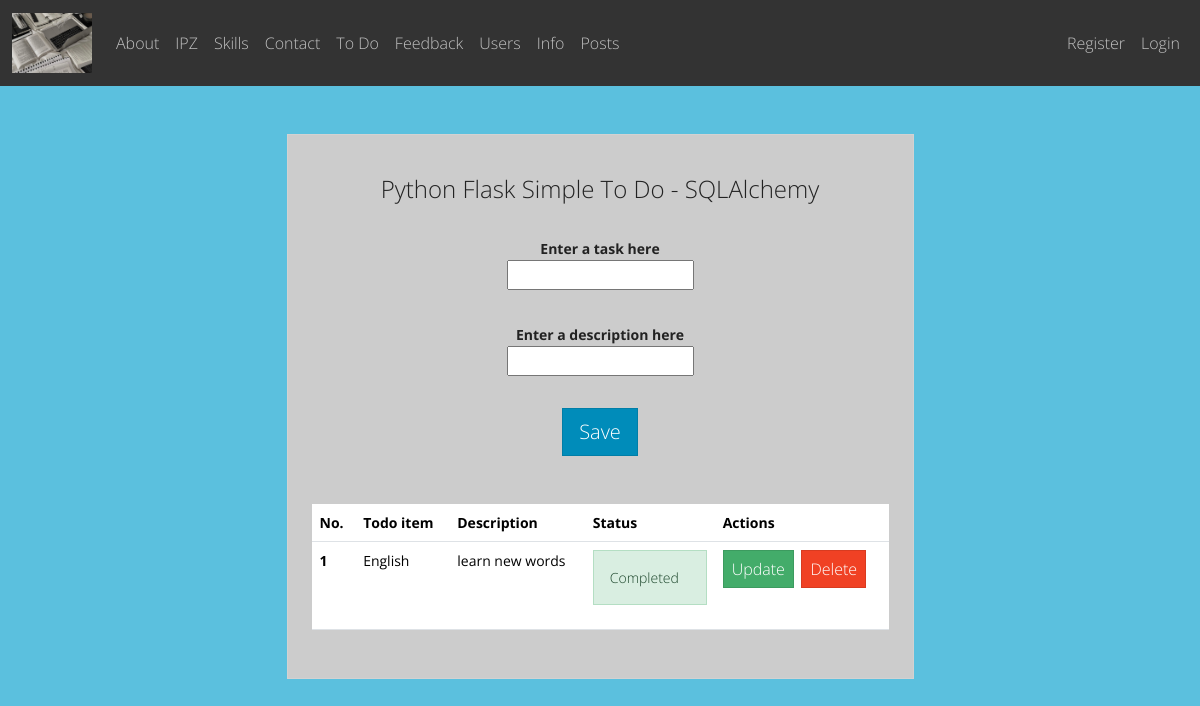
The app's page /todo/todo with its own data.
### app/todo/models.py (models this page shows)
class Todo(db.Model):
    id = db.Column(db.Integer, primary_key=True)
    title = db.Column(db.String(100))
    description = db.Column(db.String(255))
    complete = db.Column(db.Boolean)

### app/todo/views.py (the view)
@todo_bp.route('/todo', methods=['GET', 'POST'])
def todo():
    form = ToDoForm()
    todo_list = db.session.query(Todo).all()
    if form.validate_on_submit():
        return redirect(url_for("todo_bp.todo"))
    return render_template("todo.html", form=form, todo_list=todo_list)

### app/todo/forms.py
class ToDoForm(FlaskForm):
    todo = StringField("Enter a task here", validators=[DataRequired(), Length(min=1, max=50)])
    description = StringField("Enter a description here", validators=[DataRequired(), Length(min=1, max=255)])
    submit = SubmitField("Save")

### app/todo/templates/todo/todo.html (shortened to what this page needs)
{% extends "base.html" %}
{% from "render_field.html" import render_field %}
{%block content%}
<div class="container py-5 h-100">
    <div class="row d-flex justify-content-center align-items-left h-100">
        <div class="col col-lg-9 col-xl-7">
            <div class="card rounded-3">
                <div class="bg-dark-subtle card-body p-4">
                    <h4 class="text-center my-3 pb-3">Python Flask Simple To Do - SQLAlchemy</h4>
                    <form method="post" action="{{url_for('todo_bp.add')}}" class="mb-5 text-center" novalidate>
                        {{ render_field(form.todo) }}
                        {{ render_field(form.description) }}
                        {{ form.submit(class="btn btn-primary btn-lg btn-block") }}
                    </form>
                    <table class="table mb-4">
                        <thead>
                        <tr>
                            <th scope="col">No.</th>
                            <th scope="col">Todo item</th>
                            <th scope="col">Description</th>
                            <th scope="col">Status</th>
                            <th scope="col">Actions</th>
                        </tr>
                        </thead>
                        <tbody>
                        {% for todo in todo_list %}
                        <tr>
                            <th scope="row">{{ todo.id }}</th>
                            <td>{{ todo.title }}</td>
                            <td>{{ todo.description }}</td>
                            <td>
                                {% if todo.complete == False %}
                                <div class="alert alert-secondary" role="alert">In progress</div>
                                {% else %}
                                <div class="alert alert-success" role="alert">Completed</div>
                                {% endif %}
                            </td>
                            <td>
                                <a class="btn btn-success" href="{{url_for('todo_bp.update', id=todo.id)}}">Update</a>
                                <a class="btn btn-danger ms-1" href="{{url_for('todo_bp.delete', id=todo.id)}}">Delete</a>
                            </td>
                        </tr>
                        {% endfor %}
                        </tbody>
                    </table>
                </div>
            </div>
        </div>
    </div>
</div>
{% endblock %}

### records on screen
Todo: id "1", title "English", description "learn new words", complete "Completed"

### other values on screen
{{ name }} "About" "IPZ" "Skills" "Contact" "To Do" "Feedback" "Users" "Info" "Posts"
{{ field.label }} "Enter a task here Enter a description here"
